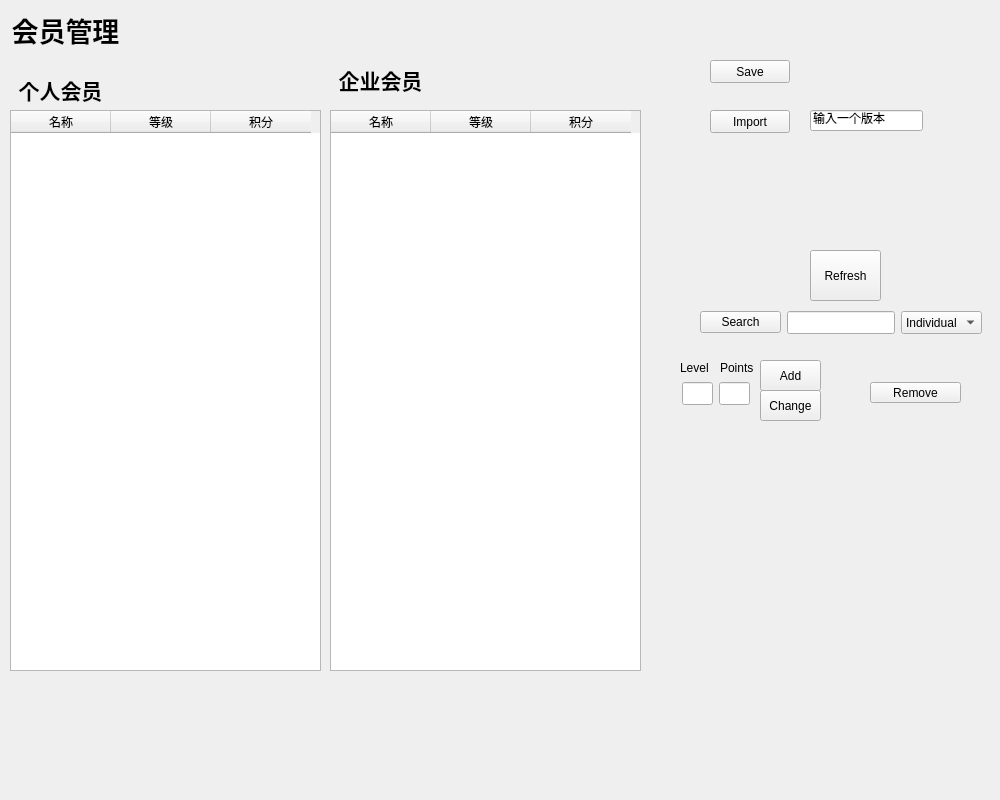
<?xml version="1.0" encoding="UTF-8"?>
<ui version="4.0">
 <class>PGMembers</class>
 <widget class="QWidget" name="PGMembers">
  <property name="geometry">
   <rect>
    <x>0</x>
    <y>0</y>
    <width>1000</width>
    <height>800</height>
   </rect>
  </property>
  <property name="minimumSize">
   <size>
    <width>1000</width>
    <height>800</height>
   </size>
  </property>
  <property name="windowTitle">
   <string>Form</string>
  </property>
  <property name="autoFillBackground">
   <bool>true</bool>
  </property>
  <widget class="QTableWidget" name="tableInd">
   <property name="geometry">
    <rect>
     <x>10</x>
     <y>110</y>
     <width>311</width>
     <height>561</height>
    </rect>
   </property>
   <column>
    <property name="text">
     <string>名称</string>
    </property>
   </column>
   <column>
    <property name="text">
     <string>等级</string>
    </property>
   </column>
   <column>
    <property name="text">
     <string>积分</string>
    </property>
   </column>
  </widget>
  <widget class="QTableWidget" name="tableCor">
   <property name="geometry">
    <rect>
     <x>330</x>
     <y>110</y>
     <width>311</width>
     <height>561</height>
    </rect>
   </property>
   <column>
    <property name="text">
     <string>名称</string>
    </property>
   </column>
   <column>
    <property name="text">
     <string>等级</string>
    </property>
   </column>
   <column>
    <property name="text">
     <string>积分</string>
    </property>
   </column>
  </widget>
  <widget class="QPushButton" name="PBRemove">
   <property name="geometry">
    <rect>
     <x>870</x>
     <y>382</y>
     <width>91</width>
     <height>21</height>
    </rect>
   </property>
   <property name="text">
    <string>Remove</string>
   </property>
  </widget>
  <widget class="QPushButton" name="PBAdd">
   <property name="geometry">
    <rect>
     <x>760</x>
     <y>360</y>
     <width>61</width>
     <height>31</height>
    </rect>
   </property>
   <property name="text">
    <string>Add</string>
   </property>
  </widget>
  <widget class="QPushButton" name="PBSave">
   <property name="geometry">
    <rect>
     <x>710</x>
     <y>60</y>
     <width>80</width>
     <height>23</height>
    </rect>
   </property>
   <property name="text">
    <string>Save</string>
   </property>
  </widget>
  <widget class="QLineEdit" name="lineVersion">
   <property name="geometry">
    <rect>
     <x>810</x>
     <y>110</y>
     <width>113</width>
     <height>21</height>
    </rect>
   </property>
   <property name="text">
    <string>输入一个版本</string>
   </property>
  </widget>
  <widget class="QPushButton" name="PBImport">
   <property name="geometry">
    <rect>
     <x>710</x>
     <y>110</y>
     <width>80</width>
     <height>23</height>
    </rect>
   </property>
   <property name="text">
    <string>Import</string>
   </property>
  </widget>
  <widget class="QPushButton" name="PBRefresh">
   <property name="geometry">
    <rect>
     <x>810</x>
     <y>250</y>
     <width>71</width>
     <height>51</height>
    </rect>
   </property>
   <property name="text">
    <string>Refresh</string>
   </property>
  </widget>
  <widget class="QLineEdit" name="lineLevel">
   <property name="geometry">
    <rect>
     <x>682</x>
     <y>382</y>
     <width>31</width>
     <height>23</height>
    </rect>
   </property>
   <property name="maximumSize">
    <size>
     <width>31</width>
     <height>23</height>
    </size>
   </property>
  </widget>
  <widget class="QLineEdit" name="linePoints">
   <property name="geometry">
    <rect>
     <x>719</x>
     <y>382</y>
     <width>31</width>
     <height>23</height>
    </rect>
   </property>
   <property name="maximumSize">
    <size>
     <width>31</width>
     <height>23</height>
    </size>
   </property>
  </widget>
  <widget class="QLabel" name="label">
   <property name="geometry">
    <rect>
     <x>680</x>
     <y>360</y>
     <width>53</width>
     <height>15</height>
    </rect>
   </property>
   <property name="text">
    <string>Level</string>
   </property>
  </widget>
  <widget class="QLabel" name="label_2">
   <property name="geometry">
    <rect>
     <x>720</x>
     <y>360</y>
     <width>53</width>
     <height>15</height>
    </rect>
   </property>
   <property name="text">
    <string>Points</string>
   </property>
  </widget>
  <widget class="QPushButton" name="PBChange">
   <property name="geometry">
    <rect>
     <x>760</x>
     <y>390</y>
     <width>61</width>
     <height>31</height>
    </rect>
   </property>
   <property name="text">
    <string>Change</string>
   </property>
  </widget>
  <widget class="QLabel" name="label_3">
   <property name="geometry">
    <rect>
     <x>0</x>
     <y>60</y>
     <width>121</width>
     <height>61</height>
    </rect>
   </property>
   <property name="text">
    <string>&lt;html&gt;&lt;head/&gt;&lt;body&gt;&lt;p align=&quot;center&quot;&gt;&lt;span style=&quot; font-size:16pt; font-weight:700;&quot;&gt;个人会员&lt;/span&gt;&lt;/p&gt;&lt;/body&gt;&lt;/html&gt;</string>
   </property>
  </widget>
  <widget class="QLabel" name="label_4">
   <property name="geometry">
    <rect>
     <x>300</x>
     <y>50</y>
     <width>161</width>
     <height>61</height>
    </rect>
   </property>
   <property name="text">
    <string>&lt;html&gt;&lt;head/&gt;&lt;body&gt;&lt;p align=&quot;center&quot;&gt;&lt;span style=&quot; font-size:16pt; font-weight:700;&quot;&gt;企业会员&lt;/span&gt;&lt;/p&gt;&lt;/body&gt;&lt;/html&gt;</string>
   </property>
  </widget>
  <widget class="QWidget" name="layoutWidget">
   <property name="geometry">
    <rect>
     <x>700</x>
     <y>310</y>
     <width>282</width>
     <height>25</height>
    </rect>
   </property>
   <layout class="QHBoxLayout" name="horizontalLayout">
    <item>
     <widget class="QPushButton" name="PBSearch">
      <property name="text">
       <string>Search</string>
      </property>
     </widget>
    </item>
    <item>
     <widget class="QLineEdit" name="lineName">
      <property name="maximumSize">
       <size>
        <width>108</width>
        <height>23</height>
       </size>
      </property>
     </widget>
    </item>
    <item>
     <widget class="QComboBox" name="comboBox">
      <property name="maximumSize">
       <size>
        <width>81</width>
        <height>23</height>
       </size>
      </property>
      <item>
       <property name="text">
        <string>Individual</string>
       </property>
      </item>
      <item>
       <property name="text">
        <string>Corporate</string>
       </property>
      </item>
     </widget>
    </item>
   </layout>
  </widget>
  <widget class="QLabel" name="label_5">
   <property name="geometry">
    <rect>
     <x>0</x>
     <y>0</y>
     <width>131</width>
     <height>61</height>
    </rect>
   </property>
   <property name="text">
    <string>&lt;html&gt;&lt;head/&gt;&lt;body&gt;&lt;p align=&quot;center&quot;&gt;&lt;span style=&quot; font-size:20pt; font-weight:700;&quot;&gt;会员管理&lt;/span&gt;&lt;/p&gt;&lt;/body&gt;&lt;/html&gt;</string>
   </property>
  </widget>
 </widget>
 <resources/>
 <connections/>
</ui>
